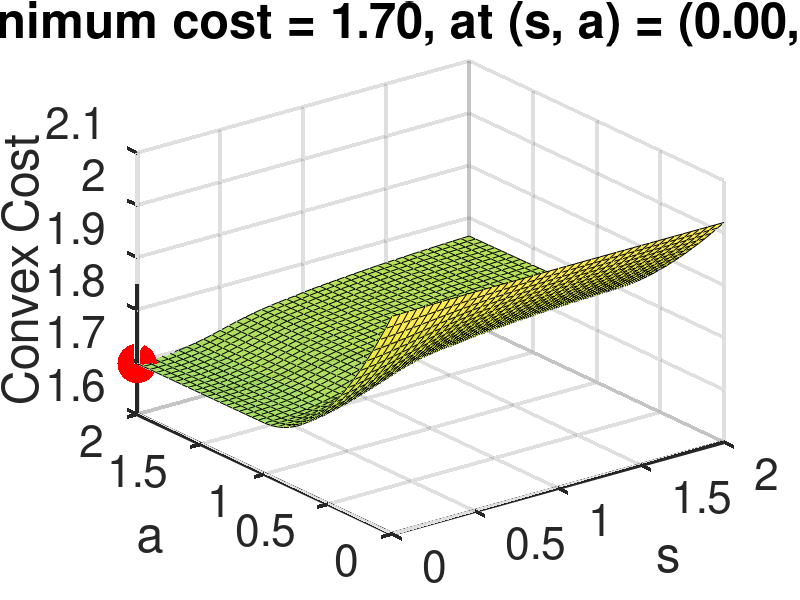

Write the MATLAB code that produced this figure.
%%% Plot the convex cost - s - a space to find the best fitting (s,a)
%%% Written by Zheming An

clear, close all
list_s = 0:0.05:2;
list_a = 0:0.05:2; 

%% I
weighted_cost_matrix_I = load('Weighted_cost_matrix_HG2.mat');
weighted_cost_matrix_I = weighted_cost_matrix_I.cost_matrix;
[S,A] = meshgrid(list_s, list_a);

figure(1);
s_I = surf(S,A,weighted_cost_matrix_I','FaceAlpha',0.8);
[~,loc_d_I] = min(weighted_cost_matrix_I(:));
[min_s_I,min_a_I] = ind2sub(size(weighted_cost_matrix_I),loc_d_I);
min_cost_I = weighted_cost_matrix_I(min_s_I,min_a_I);
hold on
scatter3(list_s(min_s_I), list_a(min_a_I), min_cost_I, 800, 'r', 'filled')
xlabel('s')
ylabel('a')
zlabel('Convex Cost')
title_string_sum = sprintf('minimum cost = %0.2f, at (s, a) = (%0.2f, %0.2f)',... 
                          min_cost_I, list_s(min_s_I), list_a(min_a_I));
title(title_string_sum)
set(gca,'FontSize',32)
set(gca,'LineWidth',3)